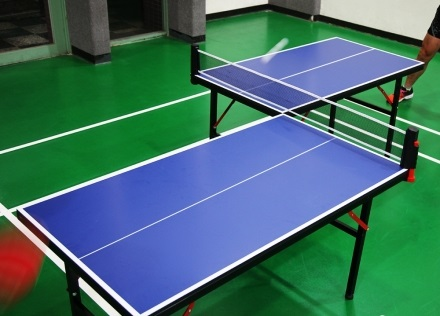
#> input picture image/homography_pratice_image.png, 440 x 316 px
$ python homography_example.py
#> lines starting #> are read from the running program, lines starting #| are printed output that depends on the picture
import cv2
import numpy as np

# 讀取圖像
image = cv2.imread('./image/homography_pratice_image.png')
#> image is the input picture: shape (316, 440, 3); mean B, G, R 106, 110.5, 66

# 顯示圖像
cv2.imshow('Image_origin', image)

# 等待任意鍵按下後關閉視窗
cv2.waitKey(0)
cv2.destroyAllWindows()


#指定轉換座標
pts1 = np.float32([[283,116], [404,168], [141,313], [24,209]])
pts2 = np.float32([[100,100], [300,100], [300,400], [100,400]])


#指定轉換方法
M = cv2.getPerspectiveTransform(pts1, pts2)
new_image = cv2.warpPerspective(image, M, (500, 500))
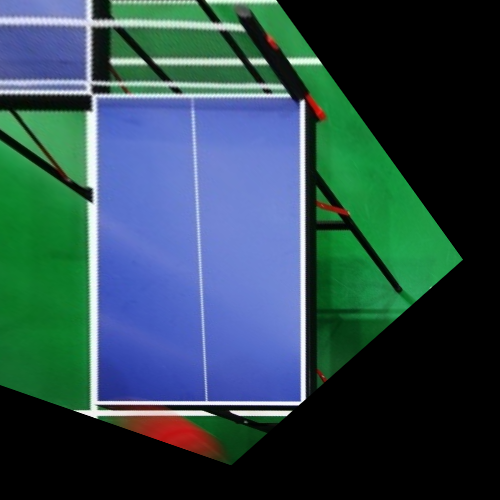
#> new_image: shape (500, 500, 3); mean B, G, R 80, 73.8, 45.2
# 顯示圖像
cv2.imshow('Image_new', new_image)

# 等待任意鍵按下後關閉視窗
cv2.waitKey(0)
cv2.destroyAllWindows()
